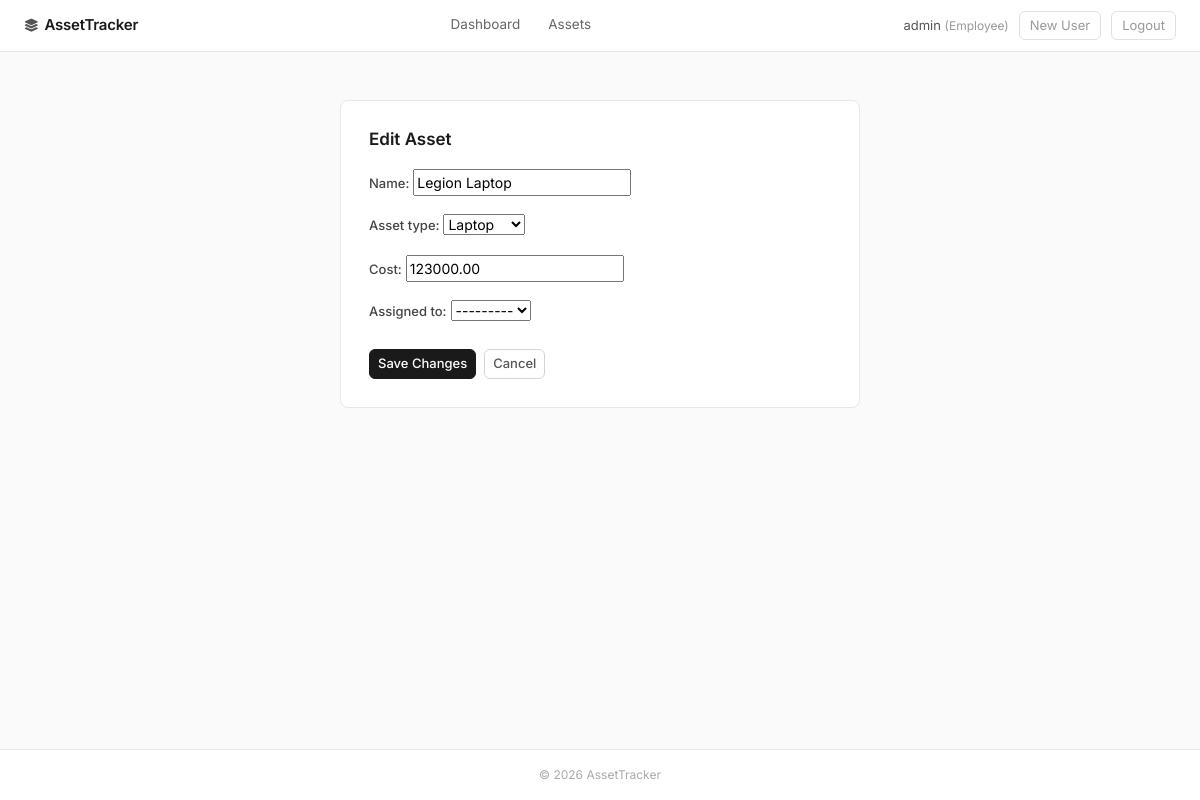
Screenshot of /update/20/ (signed in) with the database file from the repository.
### assets/models.py (models this page shows, shortened)
class User(AbstractUser):
    ROLE_CHOICES = (
        ('ADMIN', 'Administrator'),
        ('MANAGER', 'Manager'),
        ('EMPLOYEE', 'Employee'),
    )
    role = models.CharField(max_length=20, choices=ROLE_CHOICES, default='EMPLOYEE')
    @property
    def is_manager_or_admin(self):
        return self.role in ['ADMIN', 'MANAGER'] or self.is_superuser

class TimeStampedModel(models.Model):
    created_at = models.DateTimeField(auto_now_add=True)
    updated_at = models.DateTimeField(auto_now=True)
    class Meta:
        abstract = True

class Asset(TimeStampedModel):
    ASSET_TYPES = (
        ('LAPTOP', 'Laptop'),
        ('MONITOR', 'Monitor'),
        ('PHONE', 'Phone'),
        ('FURNITURE', 'Furniture'),
    )
    name = models.CharField(max_length=100)
    asset_type = models.CharField(max_length=20, choices=ASSET_TYPES)
    cost = models.DecimalField(max_digits=10, decimal_places=2)
    assigned_to = models.ForeignKey(User, on_delete=models.SET_NULL, null=True, blank=True, related_name='assets')
    history = HistoricalRecords()

### assets/views.py (the view)
# urls.py: path('update/<int:pk>/', AssetUpdateView.as_view(), name='asset-update'),
class AssetUpdateView(ManagerOrAdminRequiredMixin, UpdateView):
    model = Asset
    template_name = 'assets/asset_form.html'
    fields = ['name', 'asset_type', 'cost', 'assigned_to']
    success_url = reverse_lazy('asset-list')

### assets/mixins.py (called while the page is built)
    def dispatch(self, request, *args, **kwargs):
        if not request.user.is_authenticated:
            raise PermissionDenied('You must be logged in.')
        if not request.user.is_manager_or_admin:
            raise PermissionDenied('You must be a Manager or Administrator to perform this action.')
        return super().dispatch(request, *args, **kwargs)

### assets/templates/assets/asset_form.html (shortened to what this page needs)
{% extends "assets/base.html" %}
{% block content %}
<div class="form-wrapper">
    <h2>{% if form.instance.pk %}Edit Asset{% else %}New Asset{% endif %}</h2>
    <form method="post">
        {{ form.as_p }}
        <div class="d-flex gap-2 mt-4">
            <button type="submit" class="btn btn-primary btn-sm">
                {% if form.instance.pk %}Save Changes{% else %}Create Asset{% endif %}
            </button>
            <a href="{% url 'asset-list' %}" class="btn btn-outline-secondary btn-sm">Cancel</a>
        </div>
    </form>
</div>
{% endblock %}

### assets/templates/assets/base.html (shortened to what this page needs)
<!DOCTYPE html>
<html lang="en">
<head>
    <link href="https://cdn.jsdelivr.net/npm/bootstrap@5.3.3/dist/css/bootstrap.min.css" rel="stylesheet">
    <link rel="stylesheet" href="https://cdnjs.cloudflare.com/ajax/libs/font-awesome/6.4.0/css/all.min.css">
</head>
<body>
<nav class="site-nav">
    <a class="site-nav__brand" href="{% url 'dashboard' %}">
        <i class="fas fa-layer-group"></i> AssetTracker
    </a>
    <ul class="site-nav__links">
        <li><a href="{% url 'dashboard' %}">Dashboard</a></li>
        <li><a href="{% url 'asset-list' %}">Assets</a></li>
    </ul>
    <div class="site-nav__right">
        {% if user.is_authenticated %}
            <span class="site-nav__user">
                {{ user.username }} <span>({{ user.get_role_display }})</span>
            </span>
            {% if user.is_manager_or_admin %}
                <a href="{% url 'register' %}" class="btn-link-muted">New User</a>
            {% endif %}
            <form action="{% url 'logout' %}" method="post" style="display:inline">
                <button type="submit" class="btn-link-muted">Logout</button>
            </form>
        {% else %}
            <a href="{% url 'login' %}" class="btn btn-primary btn-sm">Login</a>
        {% endif %}
    </div>
</nav>
<main class="container py-5">
    {% block content %}{% endblock %}
</main>
<footer>
    &copy; {% now "Y" %} AssetTracker
</footer>
</body>
</html>

### assets/templates/assets/base.html (style rules this page uses)
*, *::before, *::after { box-sizing: border-box; }
body { font-family: 'Inter', sans-serif; background-color: #fafafa; color: #1a1a1a; min-height: 100vh; display: flex; flex-direction: column; font-size: 14px; }
main { flex: 1; }
.site-nav { background: #fff; border-bottom: 1px solid #e8e8e8; padding: 0 1.5rem; height: 52px; display: flex; align-items: center; justify-content: space-between; }
.site-nav__brand { font-weight: 600; font-size: 15px; color: #1a1a1a; text-decoration: none; letter-spacing: -0.2px; display: flex; align-items: center; gap: 6px; }
.site-nav__brand i { color: #555; font-size: 13px; }
.site-nav__links { display: flex; gap: 0; list-style: none; margin: 0; padding: 0; }
.site-nav__links a { color: #666; text-decoration: none; font-size: 13.5px; padding: 0 14px; height: 52px; display: flex; align-items: center; border-bottom: 2px solid transparent; transition: color 0.15s, border-color 0.15s; }
.site-nav__right { display: flex; align-items: center; gap: 10px; }
.site-nav__user { font-size: 13px; color: #555; }
.site-nav__user span { color: #999; font-size: 12px; }
.btn { font-size: 13px; font-weight: 500; border-radius: 6px; }
.btn-primary { background: #1a1a1a; border-color: #1a1a1a; color: #fff; }
.btn-outline-secondary { color: #555; border-color: #d4d4d4; }
.btn-link-muted { color: #999; background: none; border: 1px solid #e0e0e0; padding: 4px 10px; border-radius: 6px; text-decoration: none; font-size: 13px; transition: background 0.15s; }
footer { border-top: 1px solid #e8e8e8; font-size: 12px; color: #aaa; text-align: center; padding: 16px; background: #fff; }
.form-wrapper { max-width: 520px; margin: 0 auto; background: #fff; border: 1px solid #e8e8e8; border-radius: 8px; padding: 28px; }
.form-wrapper h2 { font-size: 17px; font-weight: 600; margin-bottom: 20px; }
label { font-size: 13px; font-weight: 500; color: #444; margin-bottom: 4px; }

### rows the page displays
User: username "admin", role "Employee"
Asset: name "Legion Laptop", asset_type "Laptop", cost "123000.00", assigned_to "---------"
